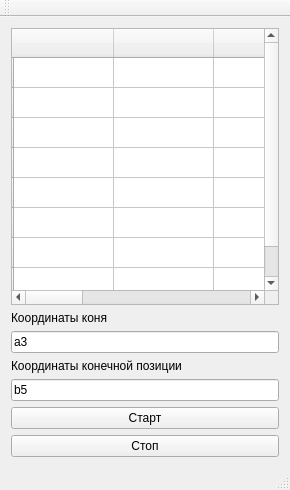
<?xml version="1.0" encoding="UTF-8"?>
<ui version="4.0">
 <class>DeskGUI</class>
 <widget class="QMainWindow" name="DeskGUI">
  <property name="geometry">
   <rect>
    <x>0</x>
    <y>0</y>
    <width>290</width>
    <height>490</height>
   </rect>
  </property>
  <property name="minimumSize">
   <size>
    <width>290</width>
    <height>490</height>
   </size>
  </property>
  <property name="maximumSize">
   <size>
    <width>290</width>
    <height>490</height>
   </size>
  </property>
  <property name="windowTitle">
   <string>Путь коня.</string>
  </property>
  <widget class="QWidget" name="centralWidget">
   <layout class="QGridLayout" name="gridLayout">
    <item row="3" column="0">
     <widget class="QLabel" name="label">
      <property name="text">
       <string>Координаты конечной позиции</string>
      </property>
     </widget>
    </item>
    <item row="4" column="0">
     <widget class="QLineEdit" name="lineEdit_pos">
      <property name="text">
       <string>b5</string>
      </property>
     </widget>
    </item>
    <item row="5" column="0">
     <widget class="QPushButton" name="pushButton_start">
      <property name="text">
       <string>Старт</string>
      </property>
     </widget>
    </item>
    <item row="0" column="0">
     <widget class="QTableWidget" name="desk">
      <property name="minimumSize">
       <size>
        <width>256</width>
        <height>256</height>
       </size>
      </property>
      <property name="maximumSize">
       <size>
        <width>300</width>
        <height>300</height>
       </size>
      </property>
      <row>
       <property name="text">
        <string/>
       </property>
       <property name="font">
        <font>
         <pointsize>16</pointsize>
        </font>
       </property>
      </row>
      <row>
       <property name="text">
        <string/>
       </property>
       <property name="font">
        <font>
         <pointsize>16</pointsize>
        </font>
       </property>
      </row>
      <row>
       <property name="text">
        <string/>
       </property>
       <property name="font">
        <font>
         <pointsize>16</pointsize>
        </font>
       </property>
      </row>
      <row>
       <property name="text">
        <string/>
       </property>
       <property name="font">
        <font>
         <pointsize>16</pointsize>
        </font>
       </property>
      </row>
      <row>
       <property name="text">
        <string/>
       </property>
       <property name="font">
        <font>
         <pointsize>16</pointsize>
        </font>
       </property>
      </row>
      <row>
       <property name="text">
        <string/>
       </property>
       <property name="font">
        <font>
         <pointsize>16</pointsize>
        </font>
       </property>
      </row>
      <row>
       <property name="text">
        <string/>
       </property>
       <property name="font">
        <font>
         <pointsize>16</pointsize>
        </font>
       </property>
      </row>
      <row>
       <property name="text">
        <string/>
       </property>
       <property name="font">
        <font>
         <pointsize>16</pointsize>
        </font>
       </property>
      </row>
      <column>
       <property name="text">
        <string/>
       </property>
       <property name="font">
        <font>
         <pointsize>16</pointsize>
        </font>
       </property>
      </column>
      <column>
       <property name="text">
        <string/>
       </property>
       <property name="font">
        <font>
         <pointsize>16</pointsize>
        </font>
       </property>
      </column>
      <column>
       <property name="text">
        <string/>
       </property>
       <property name="font">
        <font>
         <pointsize>16</pointsize>
        </font>
       </property>
      </column>
      <column>
       <property name="text">
        <string/>
       </property>
      </column>
      <column>
       <property name="text">
        <string/>
       </property>
      </column>
      <column>
       <property name="text">
        <string/>
       </property>
      </column>
      <column>
       <property name="text">
        <string/>
       </property>
      </column>
      <column>
       <property name="text">
        <string/>
       </property>
      </column>
     </widget>
    </item>
    <item row="1" column="0">
     <widget class="QLabel" name="label_knight">
      <property name="text">
       <string>Координаты коня</string>
      </property>
     </widget>
    </item>
    <item row="2" column="0">
     <widget class="QLineEdit" name="lineEdit_knight">
      <property name="text">
       <string>a3</string>
      </property>
     </widget>
    </item>
    <item row="6" column="0">
     <widget class="QPushButton" name="pushButton_stop">
      <property name="text">
       <string>Стоп</string>
      </property>
     </widget>
    </item>
   </layout>
  </widget>
  <widget class="QMenuBar" name="menuBar">
   <property name="geometry">
    <rect>
     <x>0</x>
     <y>0</y>
     <width>290</width>
     <height>21</height>
    </rect>
   </property>
  </widget>
  <widget class="QToolBar" name="mainToolBar">
   <attribute name="toolBarArea">
    <enum>TopToolBarArea</enum>
   </attribute>
   <attribute name="toolBarBreak">
    <bool>false</bool>
   </attribute>
  </widget>
  <widget class="QStatusBar" name="statusBar"/>
 </widget>
 <layoutdefault spacing="6" margin="11"/>
 <resources/>
 <connections/>
</ui>
